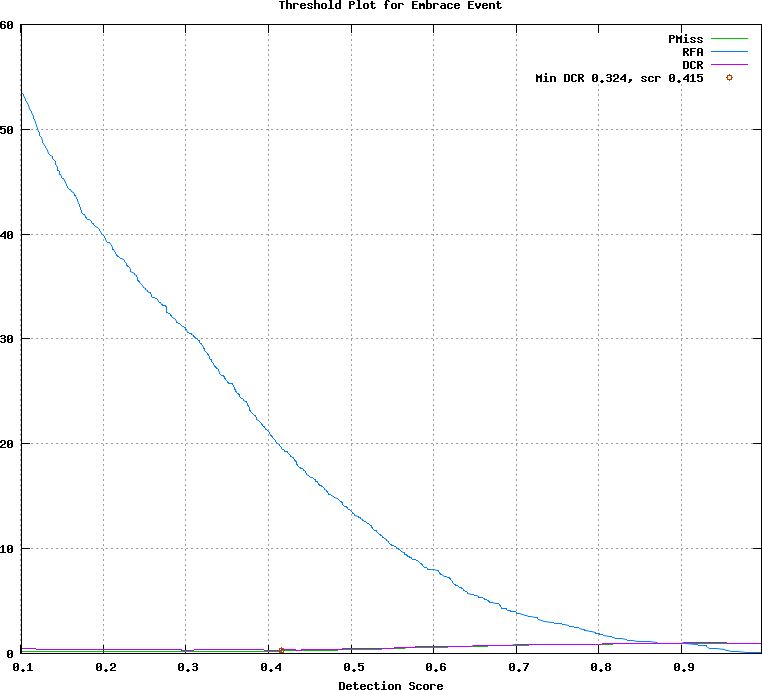

Source code (gnuplot):
## GNUPLOT command file
set terminal postscript color
set style data lines
set title 'Threshold Plot for Embrace Event'
set xlabel 'Detection Score'
set grid
set size ratio 0.85
plot [0.101000:0.997000]  \
  'test.det.Embrace_Event.dat.1' using 1:4 title 'PMiss' with lines lt 2, \
  'test.det.Embrace_Event.dat.1' using 1:5 title 'RFA' with lines lt 3, \
  'test.det.Embrace_Event.dat.1' using 1:6 title 'DCR' with lines lt 4, \
  'test.det.Embrace_Event.dat.2' using 1:2 title 'Min DCR 0.324, scr 0.415' with points lt 6
